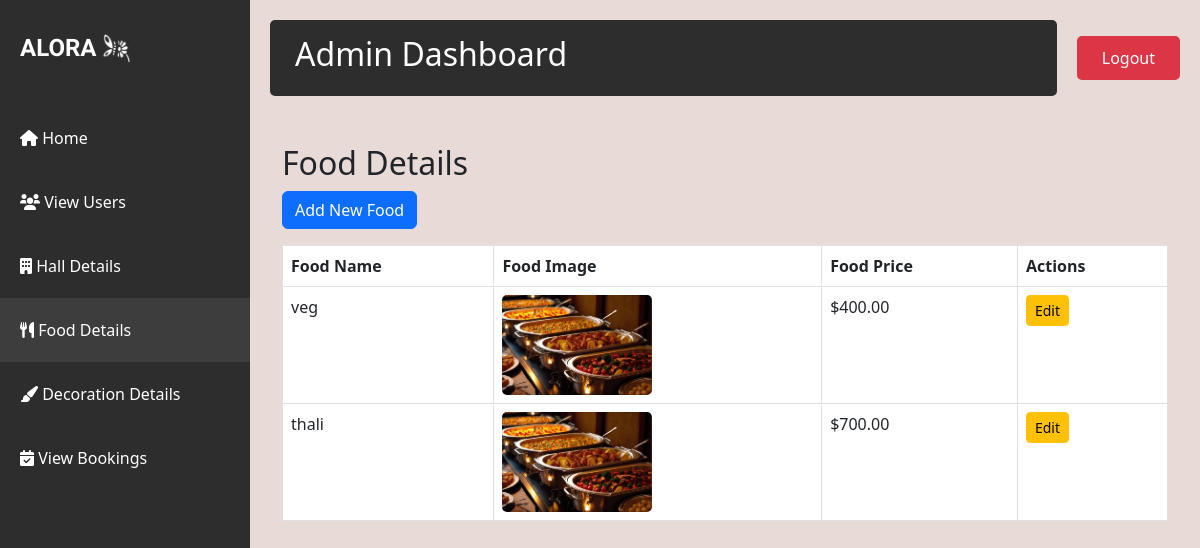
The app's page /food_details/ (signed in), older data.
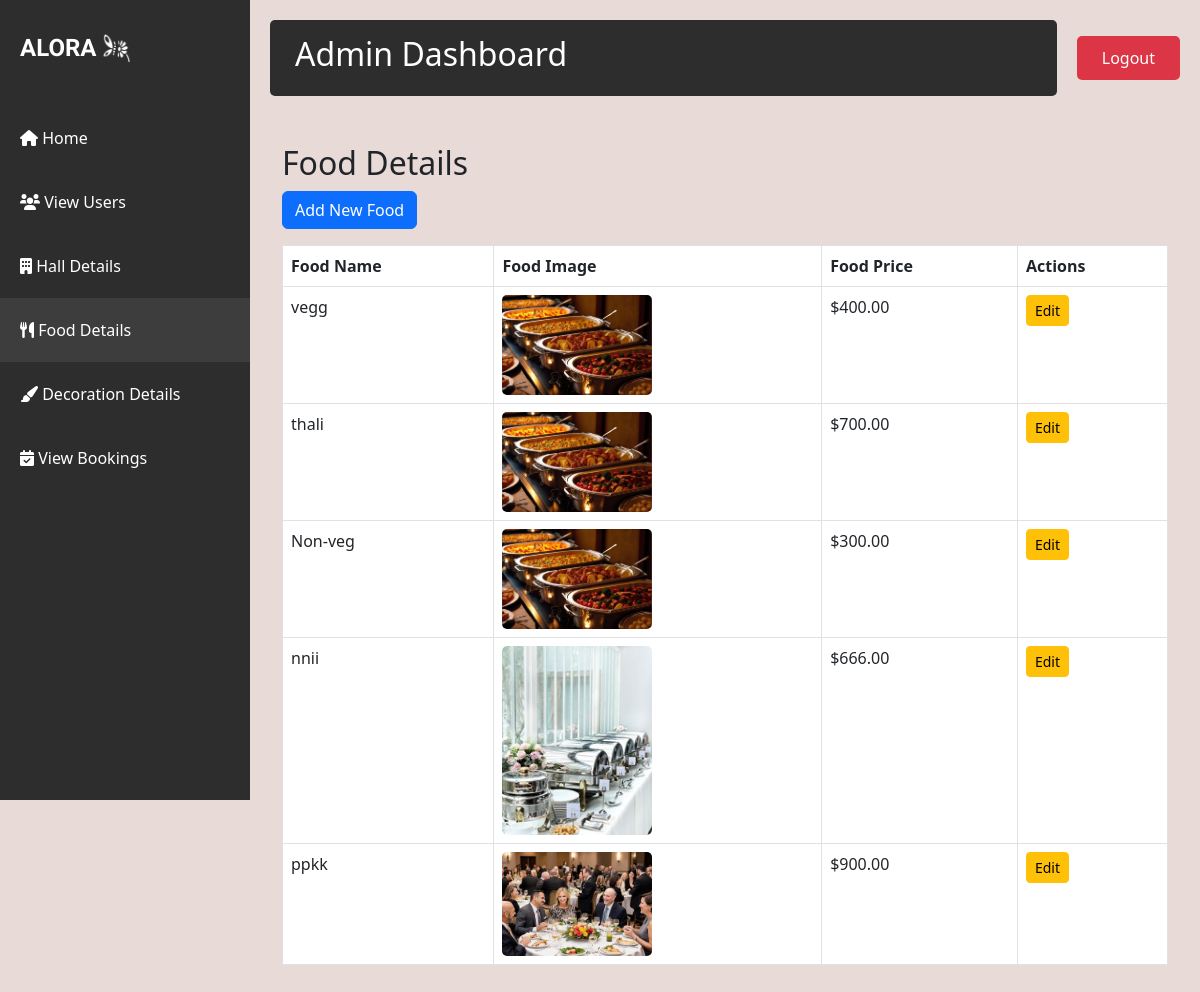
The same page, newer data.
### app/models.py (models this page shows)
class Food(models.Model):
    food_name=models.CharField(max_length=100,null=True)
    food_image=models.ImageField(upload_to='images/')
    food_price=models.DecimalField(max_digits=10,decimal_places=2)

### app/views.py (the view)
# urls.py: path('food_details/',views.food_details,name='food_details'),
@login_required(login_url='login')
def food_details(request):
    foods=Food.objects.all()
    return render(request,'food_details.html',{'foods':foods})

### templates/food_details.html (shortened to what this page needs)
<!DOCTYPE html>
<html lang="en">
<head>
    {% load static %}
    <link href="https://cdn.jsdelivr.net/npm/bootstrap@5.3.0/dist/css/bootstrap.min.css" rel="stylesheet">
    <link rel="stylesheet" href="https://cdnjs.cloudflare.com/ajax/libs/font-awesome/6.0.0-beta3/css/all.min.css">
</head>
<body>
    <div class="sidebar">
        <div class="logo-container">
            <div class="logo">ALORA</div>
            <img src="{% static 'alora_icon.png' %}" alt="Light Bulb" class="logo-image">
        </div>
        <nav class="nav flex-column">
            <a class="nav-link" href="{% url 'admin_dash' %}">
                <i class="fas fa-home"></i> Home
            </a>
            <a class="nav-link" href="{% url 'view_users' %}">
                <i class="fas fa-users"></i> View Users
            </a>
            <a class="nav-link" href="{% url 'hall_details' %}">
                <i class="fas fa-building"></i> Hall Details
            </a>
            <a class="nav-link active" href="{% url 'food_details' %}">
                <i class="fas fa-utensils"></i> Food Details
            </a>
            <a class="nav-link" href="{% url 'decoration_details' %}">
                <i class="fas fa-paint-brush"></i> Decoration Details
            </a>
            <a class="nav-link" href="{% url 'admin_view_booking' %}">
                <i class="fas fa-calendar-check"></i> View Bookings
            </a>
        </nav>
    </div>
    <div class="main-content">
        <div class="top-nav">
            <div class="welcome-section">
                <h2>Admin Dashboard</h2>
            </div>
            <a href="{% url 'logout' %}" class="logout-btn">Logout</a>
        </div>
        <div class="container mt-5">
            <h2>Food Details</h2>
            <a href="{% url 'add_food' %}" class="btn btn-primary mb-3">Add New Food</a>
            <table class="table table-bordered">
                <thead>
                    <tr>
                        <th>Food Name</th>
                        <th>Food Image</th>
                        <th>Food Price</th>
                        <th>Actions</th>
                    </tr>
                </thead>
                <tbody>
                    {% for food in foods %}
                    <tr>
                        <td>{{ food.food_name }}</td>
                        <td><img src="{{ food.food_image.url }}" alt="{{ food.food_name }}" class="food-image"></td>
                        <td>${{ food.food_price }}</td>
                        <td>
                            <a href="{% url 'update_food' food.id %}" class="btn btn-sm btn-warning">Edit</a>
                        </td>
                    </tr>
                    {% endfor %}
                </tbody>
            </table>
        </div>
    </div>
</body>
</html>

### templates/food_details.html (style rules this page uses)
body { background-color: #e8dad6; min-height: 100vh; }
.sidebar { background-color: #2d2d2d; color: white; min-height: 100vh; padding-top: 20px; position: fixed; width: 250px; transition: all 0.3s; }
.logo-container { display: flex; align-items: center; justify-content: flex-start; padding: 10px 20px; margin-bottom: 30px; }
.logo { font-family: 'Irish Grover'; font-size: 24px; font-weight: bold; }
.logo-image { width: 30px; height: 30px; margin-left: 5px; }
.nav-link { color: #ffffff; padding: 20px 20px; transition: all 0.3s; font-size: 16px; }
.nav-link.active { background-color: #3d3d3d; }
.main-content { margin-left: 250px; padding: 20px; transition: all 0.3s; }
.top-nav { display: flex; justify-content: space-between; align-items: center; margin-bottom: 30px; }
.welcome-section { background-color: #2d2d2d; color: white; padding: 15px 25px; border-radius: 5px; flex-grow: 1; margin-right: 20px; }
.logout-btn { background-color: #dc3545; color: white; border: none; padding: 10px 25px; border-radius: 5px; text-decoration: none; transition: background-color 0.3s; }
.food-image { width: 150px; height: auto; border-radius: 5px; }

Row changes from the older to the newer data that the page shows:
changed Food: food_name "veg" → "vegg"
added Food: food_name "Non-veg", food_image (picture), food_price "300.00"
added Food: food_name "nnii", food_image (picture), food_price "666.00"
added Food: food_name "ppkk", food_image (picture), food_price "900.00"
